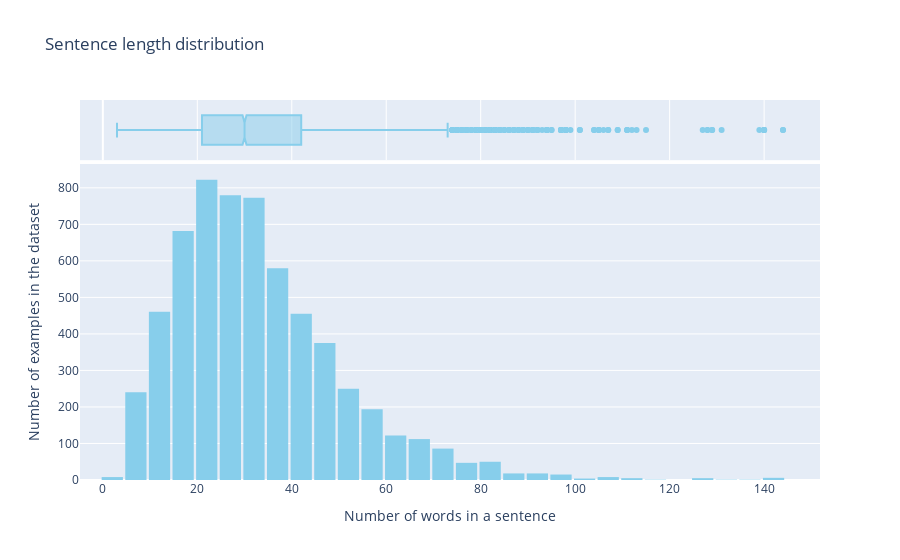

The code cell stored with this chart in its notebook:
### Markdown cell above
### **Length and counts**

### Code cell
import plotly.express as px

df['context_words'] = df['context'].apply(lambda x: len(str(x).split()))
df['fragment_words'] = df['fragment'].apply(lambda x: len(str(x).split()))

fig = px.histogram(
    df, 
    x="context_words", 
    nbins=50,
    title='Sentence length distribution',
    labels={'context_words': 'Number of words', 'count': 'Number of sentences'},
    color_discrete_sequence=['skyblue'],
    marginal="box" 
)

fig.update_layout(
    bargap=0.1,
    xaxis_title="Number of words in a sentence",
    yaxis_title="Number of examples in the dataset"
)

fig.show()

### Figure 1 — Plotly figure (JSON) as saved in the notebook; plotly's stock layout.template omitted (floating-point values rounded to 4 significant figures; data arrays with more than 128 entries replaced by an {"elided": "..."} marker saying what was removed)
{"data": [{"bingroup": "x", "hovertemplate": "Number of words=%{x}<br>count=%{y}<extra></extra>", "legendgroup": "", "marker": {"color": "skyblue", "pattern": {"shape": ""}}, "name": "", "nbinsx": 50, "orientation": "v", "showlegend": false, "type": "histogram", "x": {"elided": "6119 int values"}, "xaxis": "x", "yaxis": "y"}, {"hovertemplate": "Number of words=%{x}<extra></extra>", "legendgroup": "", "marker": {"color": "skyblue"}, "name": "", "notched": true, "showlegend": false, "type": "box", "x": {"elided": "6119 int values"}, "xaxis": "x2", "yaxis": "y2"}], "layout": {"bargap": 0.1, "barmode": "relative", "legend": {"tracegroupgap": 0}, "title": {"text": "Sentence length distribution"}, "xaxis": {"anchor": "y", "domain": [0, 1], "title": {"text": "Number of words in a sentence"}}, "xaxis2": {"anchor": "y2", "domain": [0, 1], "matches": "x", "showgrid": true, "showticklabels": false}, "yaxis": {"anchor": "x", "domain": [0, 0.8316], "title": {"text": "Number of examples in the dataset"}}, "yaxis2": {"anchor": "x2", "domain": [0.8416, 1], "matches": "y2", "showgrid": false, "showline": false, "showticklabels": false, "ticks": ""}}}
